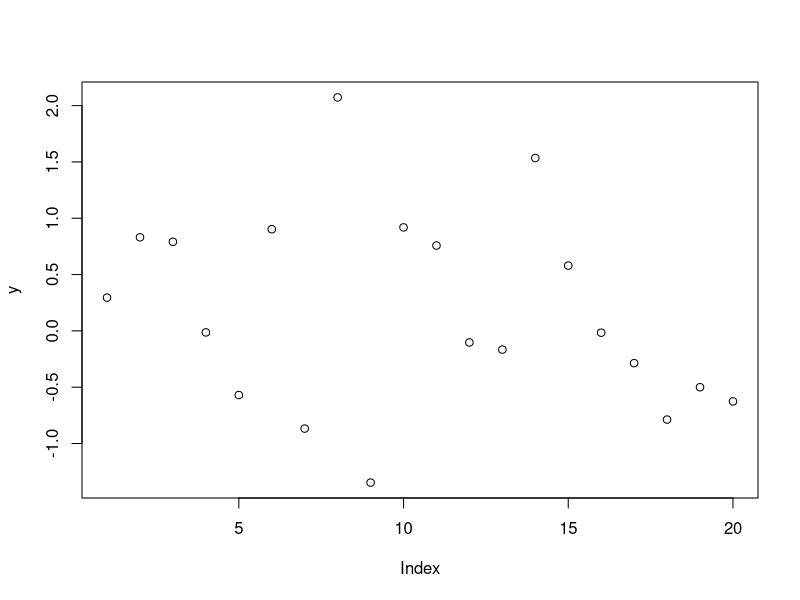
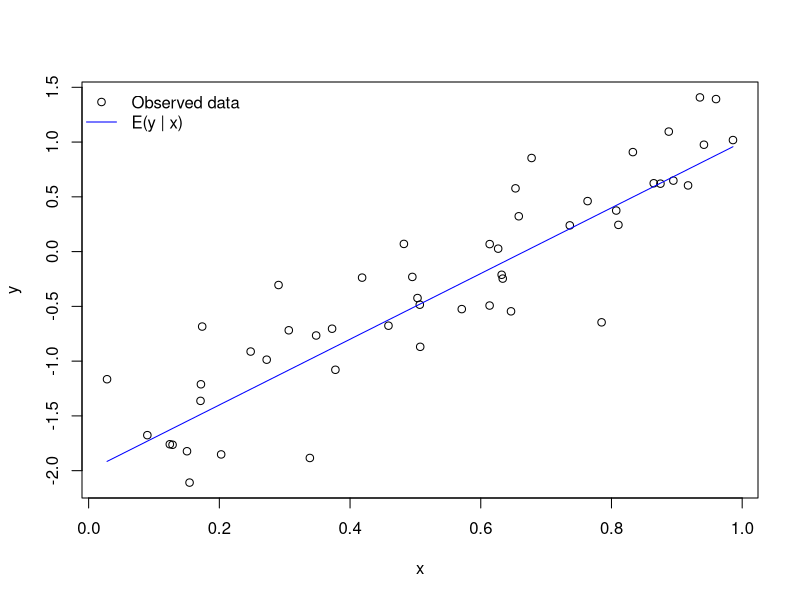
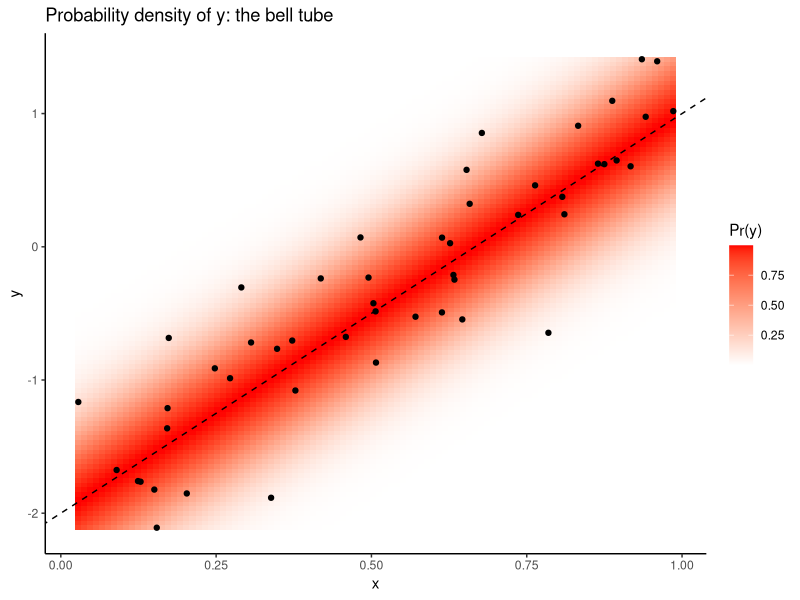
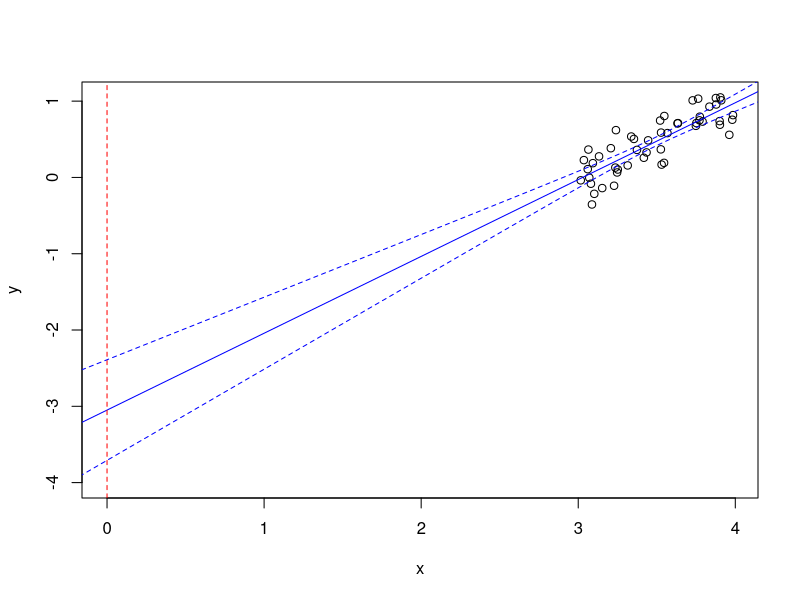
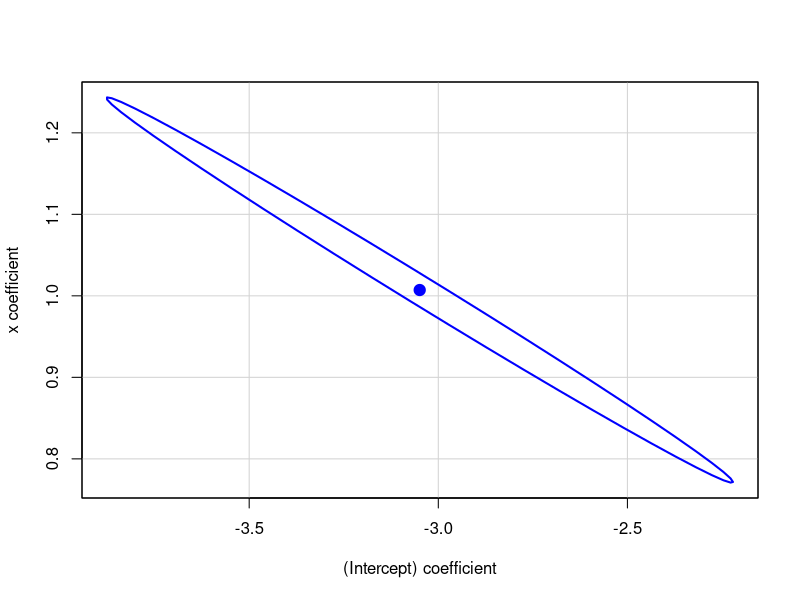
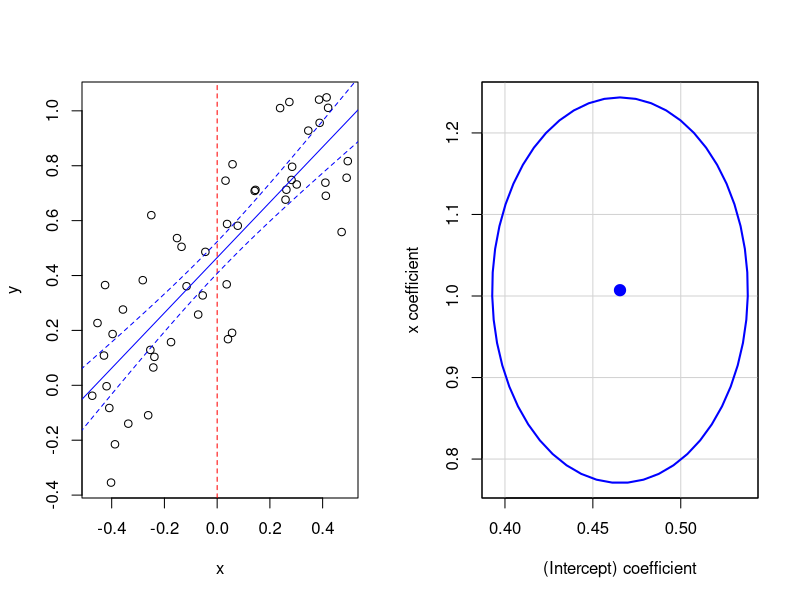
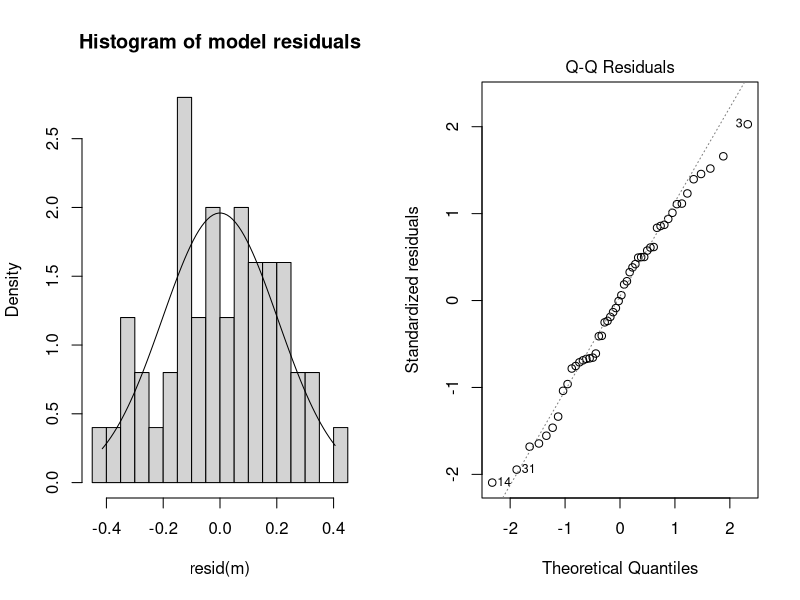
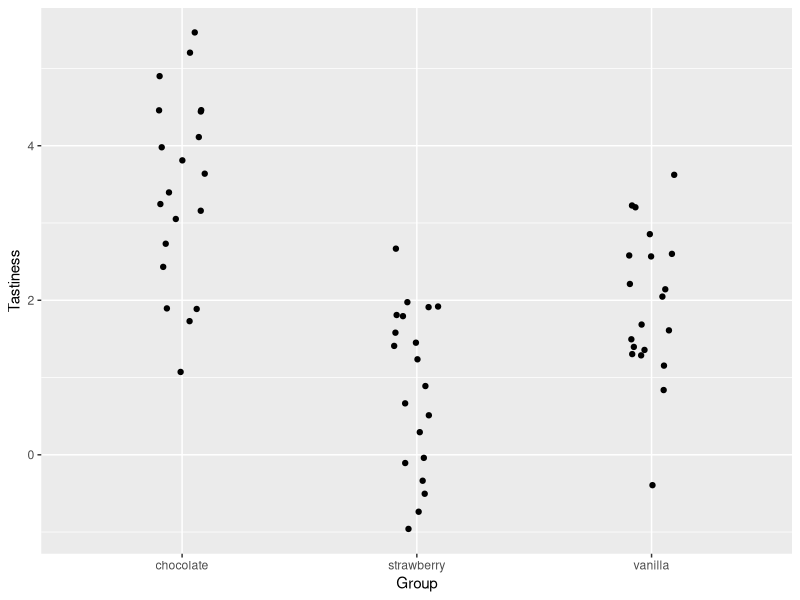

Write the R code that produced these figures, in order. (Note: this script raises an error after producing the figures.)
## ---- chunk 1
# simulating a sample of 20 y values from a normal distribution 
# with mean = 0 and standard deviation = 1
y <- rnorm(n = 20, mean = 0, sd = 1)
plot(y)
## ---- chunk 2
# fitting a model of the mean with lm
m <- lm(y ~ 1)
summary(m)
## ---- chunk 3
# simulate x values
n <- 50
x <- runif(n, min = 0, max = 1)

# designate the underlying parameters for our hypothetical population
alpha <- -2
beta <- 3
sigma <- .4

# simulate values of y based on our randomly generated values of x
# and our underlying parameters
y <- rnorm(n, mean = alpha + beta * x, sd = sigma)

# plot the values of x and y
plot(x, y)

# add known mean function 
lines(x = x, y = alpha + beta * x, col='blue')
legend('topleft', 
       pch = c(1, NA), lty = c(NA, 1), 
       col = c('black', 'blue'), 
       legend = c('Observed data', 'E(y | x)'), 
       bty = 'n')
## ---- chunk 4
# show the probability density of y as a function of x
lo <- 100
yv <- seq(min(y), max(y), length.out = lo)
xv <- seq(min(x), max(x), length.out = lo)
g <- expand.grid(x = xv, y = yv)
g$py <- dnorm(g$y, alpha + beta * g$x, sigma)

sample_d <- data.frame(x = x, y = y)

library(ggplot2)
ggplot(g, aes(x=x, y=y)) + 
  geom_tile(aes(fill=py)) + 
  geom_point(data=sample_d) + 
  scale_fill_gradient2(name = "Pr(y)", high='red') + 
  theme_classic() + 
  geom_abline(intercept=alpha, slope=beta, linetype='dashed') + 
  ggtitle('Probability density of y: the bell tube')
## ---- chunk 5
m <- lm(y ~ x)
summary(m)
## ---- chunk 6

x <- runif(n)
alpha <- 0
beta <- 1
sigma <- .2
y <- rnorm(n, mean = alpha + beta * x, sd = sigma)
x <- x + 3
plot(x, y, xlim=c(0, max(x)), ylim=c(-4, max(y)))
m <- lm(y ~ x)
abline(m, col='blue')
abline(v = 0, col = "red", lty = 2)
px <- seq(-1, max(x) + 1, length.out=100)
py <- predict(m, list(x=px), se.fit=TRUE, interval='confidence')
lines(px, py$fit[, 'lwr'], lty=2, col='blue')
lines(px, py$fit[, 'upr'], lty=2, col='blue')
## ---- chunk 7
# calculate 95% confidence intervals for the parameters estimated in model m
confint(m, level = 0.95)
## ---- chunk 8
library(car)
confidenceEllipse(m)
## ---- chunk 9
par(mfrow=c(1, 2))
x <- x - mean(x)
m <- lm(y ~ x)
plot(x, y)
abline(m, col='blue')
abline(v = 0, col = "red", lty = 2)
px <- seq(min(x) - 1, max(x) + 1, length.out=100)
py <- predict(m, list(x=px), se.fit=TRUE, interval='confidence')
lines(px, py$fit[, 'lwr'], lty=2, col='blue')
lines(px, py$fit[, 'upr'], lty=2, col='blue')
confidenceEllipse(m)
## ---- chunk 10
# generate a histogram of the residuals from the m model
hist(resid(m), breaks = 20, freq = F, 
     main = 'Histogram of model residuals')

# generate x-values for a normal curve
curve_x <- seq(min(resid(m)), max(resid(m)), .01)

# add the normal curve line
lines(curve_x, dnorm(curve_x, 0, summary(m)$sigma))
## ---- chunk 11
plot(m, 2)
## ---- chunk 12
# simulate and visualize data
n <- 60
x <- rep(c("chocolate", "strawberry", "vanilla"), length.out = n)
x <- factor(x)
sigma <- 1
mu_y <- c(chocolate = 3.352, strawberry = .93, vanilla = 1.5)
y <- rnorm(n, mu_y[x], sigma)

library(ggplot2)
ggplot(data.frame(x, y), aes(x, y)) + 
  geom_jitter(position = position_jitter(width=.1)) + 
  xlab('Group') + 
  ylab('Tastiness')
## ---- chunk 13
m1 <- lm(y ~ x)
summary(m1)
## ---- chunk 14
m <- lm(y ~ 0 + x)
summary(m)
## ---- chunk 15
confint(m)
## ---- chunk 16
anova(m1)
## ---- chunk 17
par(mfrow=c(2, 2))
plot(m)
## ---- chunk 18
# set up 
n <- 50
x1 <- rnorm(n) 
x2 <- rnorm(n)
beta <- c(.5, 1, -1, 2)
sigma <- 1

# generate the design matrix X with n rows and four columns
# corresponding to the intercept, two main effects, and the interaction effect
X <- matrix(c(rep(1, n), x1, x2, x1 * x2), nrow=n)

# rather than use a linear equation (a + bx1 + bx2 + ...)
# we use matrix multiplication to generate mean y values
mu_y <- X %*% beta

# now we simulate values for y using the simulated means and sigma = 1
y <- rnorm(n, mu_y, sigma)

# estimate the parameters
m <- lm(y ~ x1 + x2 + x1:x2)
summary(m)
## ---- chunk 19
# visualizing the results in terms of the linear predictor
lo <- 40
x1seq <- seq(min(x1), max(x1), length.out = lo)
x2seq <- seq(min(x2), max(x2), length.out = lo)
g <- expand.grid(x1=x1seq, x2=x2seq)
g$e_y <- beta[1] + beta[2] * g$x1 + beta[3] * g$x2 + beta[4] * g$x1 * g$x2
ggplot(g, aes(x=x1, y=x2)) + 
  geom_tile(aes(fill=e_y)) + 
  stat_contour(aes(z=e_y), col='grey') + 
  scale_fill_gradient2() + 
  geom_point(data=data.frame(x1, x2))
## ---- chunk 20
library(effects)
plot(allEffects(m))
## ---- chunk 21
str(ToothGrowth)
ToothGrowth$dose <- factor(ToothGrowth$dose)
ggplot(ToothGrowth, aes(x=interaction(dose, supp), y=len)) + 
  geom_point()
## ---- chunk 22
library(dplyr)
ToothGrowth %>%
  group_by(dose, supp) %>%
  summarize(mean = mean(len), 
            sd = sd(len), 
            n = n())
## ---- chunk 23
m <- lm(len ~ dose * supp, data = ToothGrowth)
summary(m)
## ---- chunk 24
cbind(model.matrix(m), ToothGrowth)
## ---- chunk 25
anova(m)
## ---- chunk 26
m2 <- lm(len ~ dose + supp, data = ToothGrowth)
AIC(m, m2)
## ---- chunk 27
plot(allEffects(m))
## ---- chunk 28
# construct a new data frame for predictions
g <- expand.grid(supp = levels(ToothGrowth$supp), 
                 dose = levels(ToothGrowth$dose))
p <- predict(m, g, interval = 'confidence', type='response')
predictions <- cbind(g, data.frame(p))
predictions
## ---- chunk 29
ggplot(ToothGrowth, aes(x=interaction(dose, supp), y=len)) + 
  geom_segment(data=predictions, 
               aes(y=lwr, yend=upr, 
                   xend=interaction(dose, supp)), col='red') + 
  geom_point(data=predictions, aes(y=fit), color='red', size=2, shape=2) + 
  geom_jitter(position = position_jitter(width=.1), shape=1) + 
  ylab("Length")
## ---- chunk 30
g <- expand.grid(supp = levels(ToothGrowth$supp), 
                 dose = levels(ToothGrowth$dose))
p2 <- predict(m2, g, interval = 'confidence', type='response')
predictions2 <- cbind(g, data.frame(p2))
ggplot(ToothGrowth, aes(x=interaction(dose, supp), y=len)) + 
  geom_segment(data=predictions, 
               aes(y=lwr, yend=upr, 
                   xend=interaction(dose, supp)), col='red') + 
geom_segment(data=predictions2, 
               aes(y=lwr, yend=upr, 
                   xend=interaction(dose, supp)), col='blue') + 
  geom_point(data=predictions, aes(y=fit), color='red', size=2, shape=2) +
  geom_point(data=predictions2, aes(y=fit), color='blue', size=2, shape=2) +  
  geom_jitter(position = position_jitter(width=.1), shape=1) + 
  ylab("Length")
## ---- chunk 31
x1 <- rnorm(n)
x2 <- factor(sample(c('A', 'B'), n, replace=TRUE))

# generate random intercepts first and second groups
a <- rnorm(2)

# generate random slopes
b <- rnorm(2)

sigma <- .4

# the design matrix (note that )
X <- matrix(c(ifelse(x2 == 'A', 1, 0), 
              ifelse(x2 == 'B', 1, 0), 
              ifelse(x2 == 'A', x1, 0), 
              ifelse(x2 == 'B', x1, 0)
            ), nrow=n)

mu_y <- X %*% c(a, b)
y <- rnorm(n, mu_y, sigma)
## ---- chunk 32
m <- lm(y ~ x1 + x2 + x1:x2)
summary(m)
## ---- chunk 33
plot(x1, y, col=x2, pch=19)
legend('topright', col=1:2, legend=c('Group A', 'Group B'), pch=19)
abline(coef(m)[1], coef(m)[2])
abline(coef(m)[1] + coef(m)[3], coef(m)[2] + coef(m)[4], col='red')
